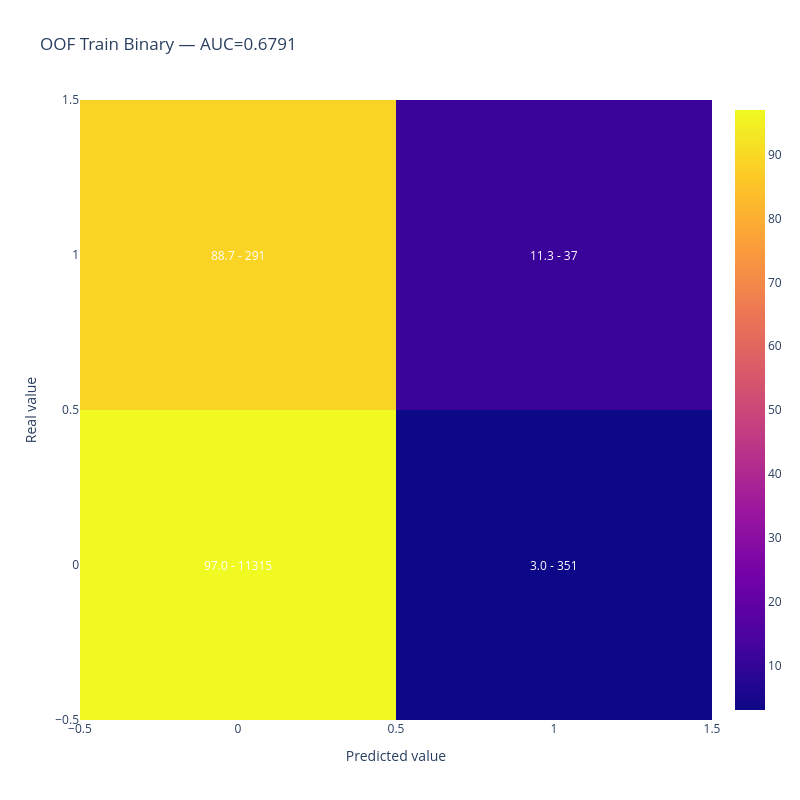

Source (notebook cell):
### Code cell
# ── Score OOF sobre todo el conjunto de train ──────────────────────────────
from sklearn.metrics import roc_auc_score, average_precision_score
oof_pred = (oof_preds_proba >= 0.5).astype(int)
auc_oof  = roc_auc_score(y_train, oof_preds_proba)
ap_oof   = average_precision_score(y_train, oof_preds_proba)
f1_oof   = f1_score(y_train, oof_pred)

print(f'AUC OOF (train completo): {auc_oof:.4f}')
print(f'AP OOF (PR-AUC)         : {ap_oof:.4f}')
print(f'F1 OOF (clase 0)        : {f1_oof:.4f}')

plot_confusion_matrix(y_train, oof_pred, title=f'OOF Train Binary — AUC={auc_oof:.4f}').show()

### Figure 1 — Plotly figure (JSON) as saved in the notebook; plotly's stock layout.template omitted (floating-point values rounded to 4 significant figures)
{"data": [{"type": "heatmap", "x": [0, 1], "y": [0, 1], "z": [[96.99, 3.009], [88.72, 11.28]]}], "layout": {"annotations": [{"font": {"color": "white"}, "showarrow": false, "text": "97.0 - 11315", "x": 0, "xref": "x", "y": 0, "yref": "y"}, {"font": {"color": "white"}, "showarrow": false, "text": "3.0 - 351", "x": 1, "xref": "x", "y": 0, "yref": "y"}, {"font": {"color": "white"}, "showarrow": false, "text": "88.7 - 291", "x": 0, "xref": "x", "y": 1, "yref": "y"}, {"font": {"color": "white"}, "showarrow": false, "text": "11.3 - 37", "x": 1, "xref": "x", "y": 1, "yref": "y"}], "height": 800, "title": {"text": "OOF Train Binary — AUC=0.6791"}, "width": 800, "xaxis": {"title": {"text": "Predicted value"}}, "yaxis": {"title": {"text": "Real value"}}}}
